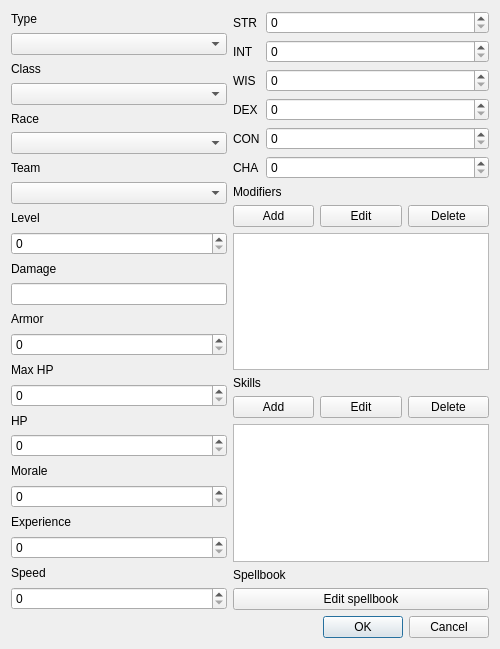
<?xml version="1.0" encoding="UTF-8"?>
<ui version="4.0">
 <class>CharacterEditDlg</class>
 <widget class="QDialog" name="CharacterEditDlg">
  <property name="geometry">
   <rect>
    <x>0</x>
    <y>0</y>
    <width>500</width>
    <height>649</height>
   </rect>
  </property>
  <property name="windowTitle">
   <string>Dialog</string>
  </property>
  <layout class="QVBoxLayout" name="verticalLayout_4">
   <item>
    <layout class="QHBoxLayout" name="horizontalLayout_2">
     <item>
      <layout class="QVBoxLayout" name="verticalLayout">
       <item>
        <widget class="QLabel" name="label_9">
         <property name="text">
          <string>Type</string>
         </property>
        </widget>
       </item>
       <item>
        <widget class="QComboBox" name="fCharType"/>
       </item>
       <item>
        <widget class="QLabel" name="label_2">
         <property name="text">
          <string>Class</string>
         </property>
        </widget>
       </item>
       <item>
        <widget class="QComboBox" name="fClass"/>
       </item>
       <item>
        <widget class="QLabel" name="label_3">
         <property name="text">
          <string>Race</string>
         </property>
        </widget>
       </item>
       <item>
        <widget class="QComboBox" name="fRace"/>
       </item>
       <item>
        <widget class="QLabel" name="label_19">
         <property name="text">
          <string>Team</string>
         </property>
        </widget>
       </item>
       <item>
        <widget class="QComboBox" name="fTeam"/>
       </item>
       <item>
        <widget class="QLabel" name="label">
         <property name="text">
          <string>Level</string>
         </property>
        </widget>
       </item>
       <item>
        <widget class="QSpinBox" name="fLevel"/>
       </item>
       <item>
        <widget class="QLabel" name="label_10">
         <property name="text">
          <string>Damage</string>
         </property>
        </widget>
       </item>
       <item>
        <widget class="QLineEdit" name="fDamage"/>
       </item>
       <item>
        <widget class="QLabel" name="label_5">
         <property name="text">
          <string>Armor</string>
         </property>
        </widget>
       </item>
       <item>
        <widget class="QSpinBox" name="fArmor"/>
       </item>
       <item>
        <widget class="QLabel" name="label_8">
         <property name="text">
          <string>Max HP</string>
         </property>
        </widget>
       </item>
       <item>
        <widget class="QSpinBox" name="fMaxHP"/>
       </item>
       <item>
        <widget class="QLabel" name="label_7">
         <property name="text">
          <string>HP</string>
         </property>
        </widget>
       </item>
       <item>
        <widget class="QSpinBox" name="fHP"/>
       </item>
       <item>
        <widget class="QLabel" name="label_11">
         <property name="text">
          <string>Morale</string>
         </property>
        </widget>
       </item>
       <item>
        <widget class="QSpinBox" name="fMorale"/>
       </item>
       <item>
        <widget class="QLabel" name="label_4">
         <property name="text">
          <string>Experience</string>
         </property>
        </widget>
       </item>
       <item>
        <widget class="QSpinBox" name="fExperience"/>
       </item>
       <item>
        <widget class="QLabel" name="label_6">
         <property name="text">
          <string>Speed</string>
         </property>
        </widget>
       </item>
       <item>
        <widget class="QSpinBox" name="fSpeed"/>
       </item>
      </layout>
     </item>
     <item>
      <layout class="QVBoxLayout" name="verticalLayout_3">
       <item>
        <layout class="QFormLayout" name="formLayout">
         <item row="0" column="0">
          <widget class="QLabel" name="label_12">
           <property name="text">
            <string>STR</string>
           </property>
          </widget>
         </item>
         <item row="0" column="1">
          <widget class="QSpinBox" name="fSTR"/>
         </item>
         <item row="1" column="0">
          <widget class="QLabel" name="label_13">
           <property name="text">
            <string>INT</string>
           </property>
          </widget>
         </item>
         <item row="1" column="1">
          <widget class="QSpinBox" name="fINT"/>
         </item>
         <item row="2" column="0">
          <widget class="QLabel" name="label_14">
           <property name="text">
            <string>WIS</string>
           </property>
          </widget>
         </item>
         <item row="2" column="1">
          <widget class="QSpinBox" name="fWIS"/>
         </item>
         <item row="3" column="0">
          <widget class="QLabel" name="label_15">
           <property name="text">
            <string>DEX</string>
           </property>
          </widget>
         </item>
         <item row="3" column="1">
          <widget class="QSpinBox" name="fDEX"/>
         </item>
         <item row="4" column="0">
          <widget class="QLabel" name="label_16">
           <property name="text">
            <string>CON</string>
           </property>
          </widget>
         </item>
         <item row="4" column="1">
          <widget class="QSpinBox" name="fCON"/>
         </item>
         <item row="5" column="0">
          <widget class="QLabel" name="label_17">
           <property name="text">
            <string>CHA</string>
           </property>
          </widget>
         </item>
         <item row="5" column="1">
          <widget class="QSpinBox" name="fCHA"/>
         </item>
        </layout>
       </item>
       <item>
        <layout class="QVBoxLayout" name="verticalLayout_2">
         <item>
          <widget class="QLabel" name="label_18">
           <property name="text">
            <string>Modifiers</string>
           </property>
          </widget>
         </item>
         <item>
          <layout class="QHBoxLayout" name="horizontalLayout">
           <item>
            <widget class="QPushButton" name="pushButton">
             <property name="text">
              <string>Add</string>
             </property>
            </widget>
           </item>
           <item>
            <widget class="QPushButton" name="pushButton_2">
             <property name="text">
              <string>Edit</string>
             </property>
            </widget>
           </item>
           <item>
            <widget class="QPushButton" name="pushButton_3">
             <property name="text">
              <string>Delete</string>
             </property>
            </widget>
           </item>
          </layout>
         </item>
         <item>
          <widget class="QListWidget" name="fModifiers"/>
         </item>
         <item>
          <layout class="QVBoxLayout" name="verticalLayout_5">
           <item>
            <widget class="QLabel" name="label_20">
             <property name="text">
              <string>Skills</string>
             </property>
            </widget>
           </item>
           <item>
            <layout class="QHBoxLayout" name="horizontalLayout_3">
             <item>
              <widget class="QPushButton" name="btnAddSkill">
               <property name="text">
                <string>Add</string>
               </property>
              </widget>
             </item>
             <item>
              <widget class="QPushButton" name="btnEditSkill">
               <property name="text">
                <string>Edit</string>
               </property>
              </widget>
             </item>
             <item>
              <widget class="QPushButton" name="btnDeleteSkill">
               <property name="text">
                <string>Delete</string>
               </property>
              </widget>
             </item>
            </layout>
           </item>
           <item>
            <widget class="QTableWidget" name="fSkills">
             <property name="editTriggers">
              <set>QAbstractItemView::NoEditTriggers</set>
             </property>
             <property name="selectionMode">
              <enum>QAbstractItemView::SingleSelection</enum>
             </property>
             <property name="selectionBehavior">
              <enum>QAbstractItemView::SelectRows</enum>
             </property>
            </widget>
           </item>
           <item>
            <widget class="QLabel" name="label_21">
             <property name="text">
              <string>Spellbook</string>
             </property>
            </widget>
           </item>
           <item>
            <widget class="QPushButton" name="btnEditSpellbook">
             <property name="text">
              <string>Edit spellbook</string>
             </property>
            </widget>
           </item>
          </layout>
         </item>
        </layout>
       </item>
      </layout>
     </item>
    </layout>
   </item>
   <item>
    <widget class="QDialogButtonBox" name="buttonBox">
     <property name="orientation">
      <enum>Qt::Horizontal</enum>
     </property>
     <property name="standardButtons">
      <set>QDialogButtonBox::Cancel|QDialogButtonBox::Ok</set>
     </property>
    </widget>
   </item>
  </layout>
 </widget>
 <resources/>
 <connections>
  <connection>
   <sender>buttonBox</sender>
   <signal>accepted()</signal>
   <receiver>CharacterEditDlg</receiver>
   <slot>accept()</slot>
   <hints>
    <hint type="sourcelabel">
     <x>248</x>
     <y>254</y>
    </hint>
    <hint type="destinationlabel">
     <x>157</x>
     <y>274</y>
    </hint>
   </hints>
  </connection>
  <connection>
   <sender>buttonBox</sender>
   <signal>rejected()</signal>
   <receiver>CharacterEditDlg</receiver>
   <slot>reject()</slot>
   <hints>
    <hint type="sourcelabel">
     <x>316</x>
     <y>260</y>
    </hint>
    <hint type="destinationlabel">
     <x>286</x>
     <y>274</y>
    </hint>
   </hints>
  </connection>
 </connections>
</ui>
